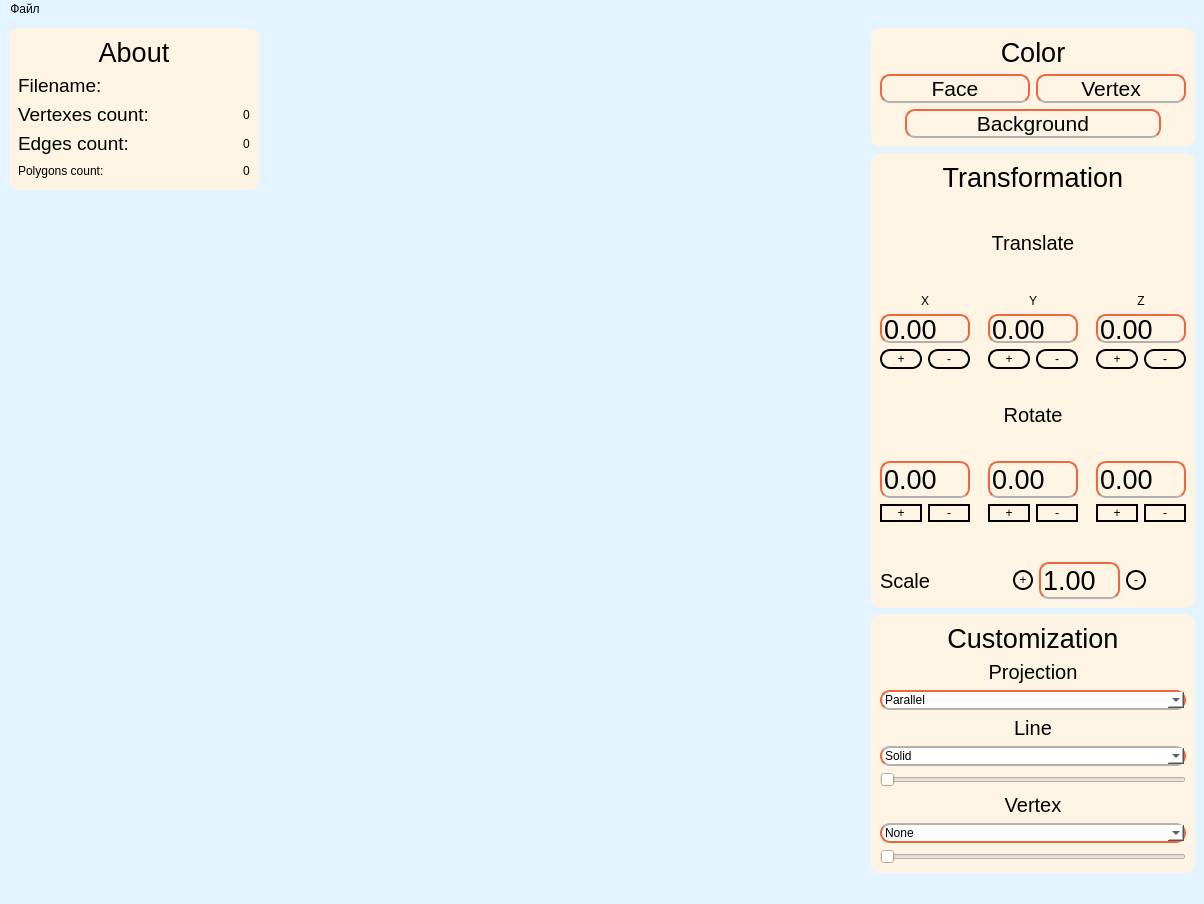
<?xml version="1.0" encoding="UTF-8"?>
<ui version="4.0">
 <class>MainWindow</class>
 <widget class="QMainWindow" name="MainWindow">
  <property name="geometry">
   <rect>
    <x>0</x>
    <y>0</y>
    <width>1204</width>
    <height>904</height>
   </rect>
  </property>
  <property name="font">
   <font>
    <pointsize>11</pointsize>
   </font>
  </property>
  <property name="windowTitle">
   <string>MainWindow</string>
  </property>
  <property name="styleSheet">
   <string notr="true">background-color: #e3f3ff;</string>
  </property>
  <property name="iconSize">
   <size>
    <width>12</width>
    <height>12</height>
   </size>
  </property>
  <widget class="QWidget" name="centralwidget">
   <layout class="QHBoxLayout" name="horizontalLayout_2">
    <item>
     <layout class="QVBoxLayout" name="verticalLayout">
      <item>
       <widget class="QWidget" name="widget_2" native="true">
        <property name="minimumSize">
         <size>
          <width>250</width>
          <height>0</height>
         </size>
        </property>
        <property name="styleSheet">
         <string notr="true">background-color: #fdf4e3;
border-radius: 10px;
</string>
        </property>
        <layout class="QVBoxLayout" name="verticalLayout_4">
         <item>
          <layout class="QVBoxLayout" name="verticalLayout_3">
           <item>
            <widget class="QLabel" name="label_6">
             <property name="font">
              <font>
               <pointsize>20</pointsize>
              </font>
             </property>
             <property name="text">
              <string>About</string>
             </property>
             <property name="alignment">
              <set>Qt::AlignCenter</set>
             </property>
            </widget>
           </item>
           <item>
            <layout class="QHBoxLayout" name="horizontalLayout_6">
             <item>
              <widget class="QLabel" name="InfoFilename">
               <property name="font">
                <font>
                 <pointsize>14</pointsize>
                </font>
               </property>
               <property name="text">
                <string>Filename:</string>
               </property>
              </widget>
             </item>
             <item>
              <spacer name="horizontalSpacer_7">
               <property name="orientation">
                <enum>Qt::Horizontal</enum>
               </property>
               <property name="sizeHint" stdset="0">
                <size>
                 <width>40</width>
                 <height>20</height>
                </size>
               </property>
              </spacer>
             </item>
             <item>
              <widget class="QLabel" name="Filename">
               <property name="text">
                <string/>
               </property>
              </widget>
             </item>
            </layout>
           </item>
           <item>
            <layout class="QHBoxLayout" name="horizontalLayout_4">
             <item>
              <widget class="QLabel" name="infoLabelCountVertex">
               <property name="font">
                <font>
                 <pointsize>14</pointsize>
                </font>
               </property>
               <property name="text">
                <string>Vertexes count:</string>
               </property>
              </widget>
             </item>
             <item>
              <spacer name="horizontalSpacer_6">
               <property name="orientation">
                <enum>Qt::Horizontal</enum>
               </property>
               <property name="sizeHint" stdset="0">
                <size>
                 <width>40</width>
                 <height>20</height>
                </size>
               </property>
              </spacer>
             </item>
             <item>
              <widget class="QLabel" name="VertexCount">
               <property name="text">
                <string>0</string>
               </property>
              </widget>
             </item>
            </layout>
           </item>
           <item>
            <layout class="QHBoxLayout" name="horizontalLayout_5">
             <item>
              <widget class="QLabel" name="infoLabelCountFaces">
               <property name="font">
                <font>
                 <pointsize>14</pointsize>
                </font>
               </property>
               <property name="text">
                <string>Edges count:</string>
               </property>
              </widget>
             </item>
             <item>
              <spacer name="horizontalSpacer_5">
               <property name="orientation">
                <enum>Qt::Horizontal</enum>
               </property>
               <property name="sizeHint" stdset="0">
                <size>
                 <width>40</width>
                 <height>20</height>
                </size>
               </property>
              </spacer>
             </item>
             <item>
              <widget class="QLabel" name="EdgesCount">
               <property name="text">
                <string>0</string>
               </property>
              </widget>
             </item>
            </layout>
           </item>
           <item>
            <layout class="QHBoxLayout" name="horizontalLayout_12">
             <item>
              <widget class="QLabel" name="infoLabelPolygonsCount">
               <property name="text">
                <string>Polygons count:</string>
               </property>
              </widget>
             </item>
             <item>
              <spacer name="horizontalSpacer_14">
               <property name="orientation">
                <enum>Qt::Horizontal</enum>
               </property>
               <property name="sizeHint" stdset="0">
                <size>
                 <width>40</width>
                 <height>20</height>
                </size>
               </property>
              </spacer>
             </item>
             <item>
              <widget class="QLabel" name="PolygonsCount">
               <property name="text">
                <string>0</string>
               </property>
              </widget>
             </item>
            </layout>
           </item>
          </layout>
         </item>
        </layout>
       </widget>
      </item>
      <item>
       <spacer name="verticalSpacer_3">
        <property name="orientation">
         <enum>Qt::Vertical</enum>
        </property>
        <property name="sizeHint" stdset="0">
         <size>
          <width>20</width>
          <height>40</height>
         </size>
        </property>
       </spacer>
      </item>
      <item>
       <spacer name="verticalSpacer_4">
        <property name="orientation">
         <enum>Qt::Vertical</enum>
        </property>
        <property name="sizeHint" stdset="0">
         <size>
          <width>20</width>
          <height>40</height>
         </size>
        </property>
       </spacer>
      </item>
     </layout>
    </item>
    <item>
     <spacer name="horizontalSpacer_3">
      <property name="orientation">
       <enum>Qt::Horizontal</enum>
      </property>
      <property name="sizeHint" stdset="0">
       <size>
        <width>40</width>
        <height>20</height>
       </size>
      </property>
     </spacer>
    </item>
    <item>
     <widget class="OGLWindow" name="widget" native="true">
      <property name="minimumSize">
       <size>
        <width>600</width>
        <height>600</height>
       </size>
      </property>
      <property name="maximumSize">
       <size>
        <width>16777215</width>
        <height>16777215</height>
       </size>
      </property>
      <property name="styleSheet">
       <string notr="true"/>
      </property>
     </widget>
    </item>
    <item>
     <spacer name="horizontalSpacer_4">
      <property name="orientation">
       <enum>Qt::Horizontal</enum>
      </property>
      <property name="sizeHint" stdset="0">
       <size>
        <width>40</width>
        <height>20</height>
       </size>
      </property>
     </spacer>
    </item>
    <item>
     <layout class="QVBoxLayout" name="verticalLayout_15">
      <item>
       <widget class="QWidget" name="widget_3" native="true">
        <property name="minimumSize">
         <size>
          <width>0</width>
          <height>0</height>
         </size>
        </property>
        <property name="styleSheet">
         <string notr="true">background-color: #fdf4e3;
border-radius: 10px;</string>
        </property>
        <layout class="QVBoxLayout" name="verticalLayout_7">
         <item>
          <layout class="QVBoxLayout" name="verticalLayout_2">
           <item>
            <widget class="QLabel" name="label_2">
             <property name="font">
              <font>
               <pointsize>20</pointsize>
              </font>
             </property>
             <property name="text">
              <string>Color</string>
             </property>
             <property name="alignment">
              <set>Qt::AlignCenter</set>
             </property>
            </widget>
           </item>
           <item>
            <layout class="QHBoxLayout" name="horizontalLayout_3">
             <item>
              <widget class="QPushButton" name="colorFaceButton">
               <property name="font">
                <font>
                 <pointsize>16</pointsize>
                </font>
               </property>
               <property name="styleSheet">
                <string notr="true">border: 2px solid #ed6742;
    border-bottom: 2px solid #b2b1b1;
</string>
               </property>
               <property name="text">
                <string>Face</string>
               </property>
              </widget>
             </item>
             <item>
              <widget class="QPushButton" name="colorVertexButton">
               <property name="font">
                <font>
                 <pointsize>16</pointsize>
                </font>
               </property>
               <property name="styleSheet">
                <string notr="true">border: 2px solid #ed6742;
    border-bottom: 2px solid #b2b1b1;
</string>
               </property>
               <property name="text">
                <string>Vertex</string>
               </property>
              </widget>
             </item>
            </layout>
           </item>
           <item>
            <layout class="QHBoxLayout" name="horizontalLayout_13">
             <item>
              <spacer name="horizontalSpacer_12">
               <property name="orientation">
                <enum>Qt::Horizontal</enum>
               </property>
               <property name="sizeHint" stdset="0">
                <size>
                 <width>40</width>
                 <height>20</height>
                </size>
               </property>
              </spacer>
             </item>
             <item>
              <widget class="QPushButton" name="colorBackgroundButton">
               <property name="font">
                <font>
                 <pointsize>16</pointsize>
                </font>
               </property>
               <property name="styleSheet">
                <string notr="true">border: 2px solid #ed6742;
    border-bottom: 2px solid #b2b1b1;
</string>
               </property>
               <property name="text">
                <string>            Background            </string>
               </property>
              </widget>
             </item>
             <item>
              <spacer name="horizontalSpacer_11">
               <property name="orientation">
                <enum>Qt::Horizontal</enum>
               </property>
               <property name="sizeHint" stdset="0">
                <size>
                 <width>40</width>
                 <height>20</height>
                </size>
               </property>
              </spacer>
             </item>
            </layout>
           </item>
          </layout>
         </item>
        </layout>
       </widget>
      </item>
      <item>
       <spacer name="verticalSpacer_12">
        <property name="orientation">
         <enum>Qt::Vertical</enum>
        </property>
        <property name="sizeHint" stdset="0">
         <size>
          <width>20</width>
          <height>40</height>
         </size>
        </property>
       </spacer>
      </item>
      <item>
       <widget class="QWidget" name="widget_4" native="true">
        <property name="minimumSize">
         <size>
          <width>0</width>
          <height>0</height>
         </size>
        </property>
        <property name="styleSheet">
         <string notr="true">background-color: #fdf4e3;
border-radius: 10px;</string>
        </property>
        <layout class="QVBoxLayout" name="verticalLayout_8">
         <item>
          <layout class="QVBoxLayout" name="verticalLayout_6">
           <item>
            <widget class="QLabel" name="label_5">
             <property name="font">
              <font>
               <pointsize>20</pointsize>
              </font>
             </property>
             <property name="text">
              <string>Transformation</string>
             </property>
             <property name="alignment">
              <set>Qt::AlignCenter</set>
             </property>
            </widget>
           </item>
           <item>
            <layout class="QVBoxLayout" name="verticalLayout_9">
             <item>
              <spacer name="verticalSpacer_5">
               <property name="orientation">
                <enum>Qt::Vertical</enum>
               </property>
               <property name="sizeHint" stdset="0">
                <size>
                 <width>20</width>
                 <height>40</height>
                </size>
               </property>
              </spacer>
             </item>
             <item>
              <widget class="QLabel" name="label_4">
               <property name="font">
                <font>
                 <pointsize>15</pointsize>
                </font>
               </property>
               <property name="text">
                <string>Translate</string>
               </property>
               <property name="alignment">
                <set>Qt::AlignCenter</set>
               </property>
              </widget>
             </item>
             <item>
              <spacer name="verticalSpacer_2">
               <property name="orientation">
                <enum>Qt::Vertical</enum>
               </property>
               <property name="sizeHint" stdset="0">
                <size>
                 <width>20</width>
                 <height>40</height>
                </size>
               </property>
              </spacer>
             </item>
             <item>
              <layout class="QHBoxLayout" name="horizontalLayout">
               <item>
                <layout class="QVBoxLayout" name="verticalLayout_10">
                 <item>
                  <widget class="QLabel" name="label_11">
                   <property name="text">
                    <string>X</string>
                   </property>
                   <property name="alignment">
                    <set>Qt::AlignCenter</set>
                   </property>
                  </widget>
                 </item>
                 <item>
                  <widget class="QDoubleSpinBox" name="XvalueForTranslate">
                   <property name="minimumSize">
                    <size>
                     <width>0</width>
                     <height>25</height>
                    </size>
                   </property>
                   <property name="font">
                    <font>
                     <pointsize>20</pointsize>
                    </font>
                   </property>
                   <property name="styleSheet">
                    <string notr="true">border: 2px solid #ed6742;
    border-bottom: 2px solid #b2b1b1;</string>
                   </property>
                   <property name="inputMethodHints">
                    <set>Qt::ImhFormattedNumbersOnly</set>
                   </property>
                   <property name="frame">
                    <bool>true</bool>
                   </property>
                   <property name="buttonSymbols">
                    <enum>QAbstractSpinBox::NoButtons</enum>
                   </property>
                   <property name="minimum">
                    <double>-99.000000000000000</double>
                   </property>
                  </widget>
                 </item>
                 <item>
                  <layout class="QHBoxLayout" name="horizontalLayout_8">
                   <item>
                    <widget class="QPushButton" name="plusButtonXTranslate">
                     <property name="minimumSize">
                      <size>
                       <width>0</width>
                       <height>20</height>
                      </size>
                     </property>
                     <property name="styleSheet">
                      <string notr="true">border-radius: 10px;
border: 2px solid #000000;</string>
                     </property>
                     <property name="text">
                      <string>+</string>
                     </property>
                    </widget>
                   </item>
                   <item>
                    <widget class="QPushButton" name="minusButtonXTranslate">
                     <property name="minimumSize">
                      <size>
                       <width>0</width>
                       <height>20</height>
                      </size>
                     </property>
                     <property name="styleSheet">
                      <string notr="true">border-radius: 10px;
border: 2px solid #000000;</string>
                     </property>
                     <property name="text">
                      <string>-</string>
                     </property>
                    </widget>
                   </item>
                  </layout>
                 </item>
                </layout>
               </item>
               <item>
                <spacer name="horizontalSpacer">
                 <property name="orientation">
                  <enum>Qt::Horizontal</enum>
                 </property>
                 <property name="sizeHint" stdset="0">
                  <size>
                   <width>40</width>
                   <height>20</height>
                  </size>
                 </property>
                </spacer>
               </item>
               <item>
                <layout class="QVBoxLayout" name="verticalLayout_11">
                 <item>
                  <widget class="QLabel" name="label_12">
                   <property name="text">
                    <string>Y</string>
                   </property>
                   <property name="alignment">
                    <set>Qt::AlignCenter</set>
                   </property>
                  </widget>
                 </item>
                 <item>
                  <widget class="QDoubleSpinBox" name="YvalueForTranslate">
                   <property name="minimumSize">
                    <size>
                     <width>0</width>
                     <height>25</height>
                    </size>
                   </property>
                   <property name="font">
                    <font>
                     <pointsize>20</pointsize>
                    </font>
                   </property>
                   <property name="styleSheet">
                    <string notr="true">border: 2px solid #ed6742;
    border-bottom: 2px solid #b2b1b1;</string>
                   </property>
                   <property name="buttonSymbols">
                    <enum>QAbstractSpinBox::NoButtons</enum>
                   </property>
                   <property name="minimum">
                    <double>-99.000000000000000</double>
                   </property>
                  </widget>
                 </item>
                 <item>
                  <layout class="QHBoxLayout" name="horizontalLayout_10">
                   <item>
                    <widget class="QPushButton" name="plusButtonYTranslate">
                     <property name="minimumSize">
                      <size>
                       <width>0</width>
                       <height>20</height>
                      </size>
                     </property>
                     <property name="styleSheet">
                      <string notr="true">border-radius: 10px;
border: 2px solid #000000;</string>
                     </property>
                     <property name="text">
                      <string>+</string>
                     </property>
                    </widget>
                   </item>
                   <item>
                    <widget class="QPushButton" name="minusButtonYTranslate">
                     <property name="minimumSize">
                      <size>
                       <width>0</width>
                       <height>20</height>
                      </size>
                     </property>
                     <property name="styleSheet">
                      <string notr="true">border-radius: 10px;
border: 2px solid #000000;</string>
                     </property>
                     <property name="text">
                      <string>-</string>
                     </property>
                    </widget>
                   </item>
                  </layout>
                 </item>
                </layout>
               </item>
               <item>
                <spacer name="horizontalSpacer_2">
                 <property name="orientation">
                  <enum>Qt::Horizontal</enum>
                 </property>
                 <property name="sizeHint" stdset="0">
                  <size>
                   <width>40</width>
                   <height>20</height>
                  </size>
                 </property>
                </spacer>
               </item>
               <item>
                <layout class="QVBoxLayout" name="verticalLayout_12">
                 <item>
                  <widget class="QLabel" name="label_13">
                   <property name="text">
                    <string>Z</string>
                   </property>
                   <property name="alignment">
                    <set>Qt::AlignCenter</set>
                   </property>
                  </widget>
                 </item>
                 <item>
                  <widget class="QDoubleSpinBox" name="ZvalueForTranslate">
                   <property name="minimumSize">
                    <size>
                     <width>0</width>
                     <height>25</height>
                    </size>
                   </property>
                   <property name="font">
                    <font>
                     <pointsize>20</pointsize>
                    </font>
                   </property>
                   <property name="styleSheet">
                    <string notr="true">border: 2px solid #ed6742;
    border-bottom: 2px solid #b2b1b1;</string>
                   </property>
                   <property name="buttonSymbols">
                    <enum>QAbstractSpinBox::NoButtons</enum>
                   </property>
                   <property name="minimum">
                    <double>-99.000000000000000</double>
                   </property>
                  </widget>
                 </item>
                 <item>
                  <layout class="QHBoxLayout" name="horizontalLayout_11">
                   <item>
                    <widget class="QPushButton" name="plusButtonZTranslate">
                     <property name="minimumSize">
                      <size>
                       <width>0</width>
                       <height>20</height>
                      </size>
                     </property>
                     <property name="styleSheet">
                      <string notr="true">border-radius: 10px;
border: 2px solid #000000;</string>
                     </property>
                     <property name="text">
                      <string>+</string>
                     </property>
                    </widget>
                   </item>
                   <item>
                    <widget class="QPushButton" name="minusButtonZTranslate">
                     <property name="minimumSize">
                      <size>
                       <width>0</width>
                       <height>20</height>
                      </size>
                     </property>
                     <property name="styleSheet">
                      <string notr="true">border-radius: 10px;
border: 2px solid #000000;</string>
                     </property>
                     <property name="text">
                      <string>-</string>
                     </property>
                    </widget>
                   </item>
                  </layout>
                 </item>
                </layout>
               </item>
              </layout>
             </item>
            </layout>
           </item>
           <item>
            <layout class="QVBoxLayout" name="verticalLayout_5">
             <item>
              <spacer name="verticalSpacer_6">
               <property name="orientation">
                <enum>Qt::Vertical</enum>
               </property>
               <property name="sizeHint" stdset="0">
                <size>
                 <width>20</width>
                 <height>40</height>
                </size>
               </property>
              </spacer>
             </item>
             <item>
              <widget class="QLabel" name="label_3">
               <property name="font">
                <font>
                 <pointsize>15</pointsize>
                </font>
               </property>
               <property name="text">
                <string>Rotate</string>
               </property>
               <property name="alignment">
                <set>Qt::AlignCenter</set>
               </property>
              </widget>
             </item>
             <item>
              <spacer name="verticalSpacer_8">
               <property name="orientation">
                <enum>Qt::Vertical</enum>
               </property>
               <property name="sizeHint" stdset="0">
                <size>
                 <width>20</width>
                 <height>40</height>
                </size>
               </property>
              </spacer>
             </item>
             <item>
              <layout class="QHBoxLayout" name="horizontalLayout_7">
               <item>
                <layout class="QVBoxLayout" name="verticalLayout_16">
                 <item>
                  <widget class="QDoubleSpinBox" name="XvalueForRotate">
                   <property name="font">
                    <font>
                     <pointsize>20</pointsize>
                    </font>
                   </property>
                   <property name="styleSheet">
                    <string notr="true">border: 2px solid #ed6742;
    border-bottom: 2px solid #b2b1b1;</string>
                   </property>
                   <property name="buttonSymbols">
                    <enum>QAbstractSpinBox::NoButtons</enum>
                   </property>
                   <property name="minimum">
                    <double>-99.000000000000000</double>
                   </property>
                  </widget>
                 </item>
                 <item>
                  <layout class="QHBoxLayout" name="horizontalLayout_15">
                   <item>
                    <widget class="QPushButton" name="plusButtonXRotate">
                     <property name="styleSheet">
                      <string notr="true">border-radius: 10px;
border: 2px solid #000000;</string>
                     </property>
                     <property name="text">
                      <string>+</string>
                     </property>
                    </widget>
                   </item>
                   <item>
                    <widget class="QPushButton" name="minusButtonXRotate">
                     <property name="styleSheet">
                      <string notr="true">border-radius: 10px;
border: 2px solid #000000;</string>
                     </property>
                     <property name="text">
                      <string>-</string>
                     </property>
                    </widget>
                   </item>
                  </layout>
                 </item>
                </layout>
               </item>
               <item>
                <spacer name="horizontalSpacer_8">
                 <property name="orientation">
                  <enum>Qt::Horizontal</enum>
                 </property>
                 <property name="sizeHint" stdset="0">
                  <size>
                   <width>40</width>
                   <height>20</height>
                  </size>
                 </property>
                </spacer>
               </item>
               <item>
                <layout class="QVBoxLayout" name="verticalLayout_17">
                 <item>
                  <widget class="QDoubleSpinBox" name="YvalueForRotate">
                   <property name="font">
                    <font>
                     <pointsize>20</pointsize>
                    </font>
                   </property>
                   <property name="styleSheet">
                    <string notr="true">border: 2px solid #ed6742;
    border-bottom: 2px solid #b2b1b1;</string>
                   </property>
                   <property name="buttonSymbols">
                    <enum>QAbstractSpinBox::NoButtons</enum>
                   </property>
                   <property name="minimum">
                    <double>-99.000000000000000</double>
                   </property>
                  </widget>
                 </item>
                 <item>
                  <layout class="QHBoxLayout" name="horizontalLayout_16">
                   <item>
                    <widget class="QPushButton" name="plusButtonYRotate">
                     <property name="styleSheet">
                      <string notr="true">border-radius: 10px;
border: 2px solid #000000;</string>
                     </property>
                     <property name="text">
                      <string>+</string>
                     </property>
                    </widget>
                   </item>
                   <item>
                    <widget class="QPushButton" name="minusButtonYRotate">
                     <property name="styleSheet">
                      <string notr="true">border-radius: 10px;
border: 2px solid #000000;</string>
                     </property>
                     <property name="text">
                      <string>-</string>
                     </property>
                    </widget>
                   </item>
                  </layout>
                 </item>
                </layout>
               </item>
               <item>
                <spacer name="horizontalSpacer_9">
                 <property name="orientation">
                  <enum>Qt::Horizontal</enum>
                 </property>
                 <property name="sizeHint" stdset="0">
                  <size>
                   <width>40</width>
                   <height>20</height>
                  </size>
                 </property>
                </spacer>
               </item>
               <item>
                <layout class="QVBoxLayout" name="verticalLayout_18">
                 <item>
                  <widget class="QDoubleSpinBox" name="ZvalueForRotate">
                   <property name="font">
                    <font>
                     <pointsize>20</pointsize>
                    </font>
                   </property>
                   <property name="styleSheet">
                    <string notr="true">border: 2px solid #ed6742;
    border-bottom: 2px solid #b2b1b1;</string>
                   </property>
                   <property name="buttonSymbols">
                    <enum>QAbstractSpinBox::NoButtons</enum>
                   </property>
                   <property name="minimum">
                    <double>-99.000000000000000</double>
                   </property>
                  </widget>
                 </item>
                 <item>
                  <layout class="QHBoxLayout" name="horizontalLayout_17">
                   <item>
                    <widget class="QPushButton" name="plusButtonZRotate">
                     <property name="styleSheet">
                      <string notr="true">border-radius: 10px;
border: 2px solid #000000;</string>
                     </property>
                     <property name="text">
                      <string>+</string>
                     </property>
                    </widget>
                   </item>
                   <item>
                    <widget class="QPushButton" name="minusButtonZRotate">
                     <property name="styleSheet">
                      <string notr="true">border-radius: 10px;
border: 2px solid #000000;</string>
                     </property>
                     <property name="text">
                      <string>-</string>
                     </property>
                    </widget>
                   </item>
                  </layout>
                 </item>
                </layout>
               </item>
              </layout>
             </item>
            </layout>
           </item>
           <item>
            <spacer name="verticalSpacer_9">
             <property name="orientation">
              <enum>Qt::Vertical</enum>
             </property>
             <property name="sizeHint" stdset="0">
              <size>
               <width>20</width>
               <height>40</height>
              </size>
             </property>
            </spacer>
           </item>
           <item>
            <spacer name="verticalSpacer_7">
             <property name="orientation">
              <enum>Qt::Vertical</enum>
             </property>
             <property name="sizeHint" stdset="0">
              <size>
               <width>20</width>
               <height>40</height>
              </size>
             </property>
            </spacer>
           </item>
           <item>
            <layout class="QHBoxLayout" name="horizontalLayout_9">
             <item>
              <widget class="QLabel" name="label">
               <property name="font">
                <font>
                 <pointsize>15</pointsize>
                </font>
               </property>
               <property name="text">
                <string>Scale</string>
               </property>
              </widget>
             </item>
             <item>
              <spacer name="horizontalSpacer_10">
               <property name="orientation">
                <enum>Qt::Horizontal</enum>
               </property>
               <property name="sizeHint" stdset="0">
                <size>
                 <width>40</width>
                 <height>20</height>
                </size>
               </property>
              </spacer>
             </item>
             <item>
              <layout class="QHBoxLayout" name="horizontalLayout_18">
               <item>
                <widget class="QPushButton" name="plusButtonScale">
                 <property name="minimumSize">
                  <size>
                   <width>20</width>
                   <height>20</height>
                  </size>
                 </property>
                 <property name="styleSheet">
                  <string notr="true">border-radius: 10px;
border: 2px solid #000000;</string>
                 </property>
                 <property name="text">
                  <string>+</string>
                 </property>
                </widget>
               </item>
               <item>
                <widget class="QDoubleSpinBox" name="Scalevalue">
                 <property name="enabled">
                  <bool>true</bool>
                 </property>
                 <property name="font">
                  <font>
                   <pointsize>20</pointsize>
                  </font>
                 </property>
                 <property name="styleSheet">
                  <string notr="true">border: 2px solid #ed6742;
    border-bottom: 2px solid #b2b1b1;</string>
                 </property>
                 <property name="buttonSymbols">
                  <enum>QAbstractSpinBox::NoButtons</enum>
                 </property>
                 <property name="showGroupSeparator" stdset="0">
                  <bool>false</bool>
                 </property>
                 <property name="value">
                  <double>1.000000000000000</double>
                 </property>
                </widget>
               </item>
               <item>
                <widget class="QPushButton" name="minusButtonScale">
                 <property name="minimumSize">
                  <size>
                   <width>20</width>
                   <height>20</height>
                  </size>
                 </property>
                 <property name="styleSheet">
                  <string notr="true">border-radius: 10px;
border: 2px solid #000000;</string>
                 </property>
                 <property name="text">
                  <string>-</string>
                 </property>
                </widget>
               </item>
               <item>
                <spacer name="horizontalSpacer_13">
                 <property name="orientation">
                  <enum>Qt::Horizontal</enum>
                 </property>
                 <property name="sizeHint" stdset="0">
                  <size>
                   <width>40</width>
                   <height>20</height>
                  </size>
                 </property>
                </spacer>
               </item>
              </layout>
             </item>
            </layout>
           </item>
          </layout>
         </item>
         <item>
          <spacer name="verticalSpacer">
           <property name="orientation">
            <enum>Qt::Vertical</enum>
           </property>
           <property name="sizeHint" stdset="0">
            <size>
             <width>20</width>
             <height>40</height>
            </size>
           </property>
          </spacer>
         </item>
        </layout>
       </widget>
      </item>
      <item>
       <widget class="QWidget" name="widget_5" native="true">
        <property name="minimumSize">
         <size>
          <width>0</width>
          <height>0</height>
         </size>
        </property>
        <property name="styleSheet">
         <string notr="true">background-color: #fdf4e3;
border-radius: 10px;</string>
        </property>
        <layout class="QVBoxLayout" name="verticalLayout_13">
         <item>
          <layout class="QVBoxLayout" name="verticalLayout_14">
           <item>
            <widget class="QLabel" name="label_7">
             <property name="font">
              <font>
               <pointsize>20</pointsize>
              </font>
             </property>
             <property name="text">
              <string>Сustomization</string>
             </property>
             <property name="alignment">
              <set>Qt::AlignCenter</set>
             </property>
            </widget>
           </item>
           <item>
            <widget class="QLabel" name="label_8">
             <property name="font">
              <font>
               <pointsize>15</pointsize>
              </font>
             </property>
             <property name="text">
              <string>Projection</string>
             </property>
             <property name="alignment">
              <set>Qt::AlignCenter</set>
             </property>
            </widget>
           </item>
           <item>
            <widget class="QComboBox" name="comboBox_2">
             <property name="styleSheet">
              <string notr="true">background-color: white;
border: 2px solid #ed6742;
    border-bottom: 2px solid #b2b1b1;</string>
             </property>
             <item>
              <property name="text">
               <string>Parallel</string>
              </property>
             </item>
             <item>
              <property name="text">
               <string>Central</string>
              </property>
             </item>
            </widget>
           </item>
           <item>
            <layout class="QHBoxLayout" name="horizontalLayout_14"/>
           </item>
           <item>
            <widget class="QLabel" name="label_9">
             <property name="font">
              <font>
               <pointsize>15</pointsize>
              </font>
             </property>
             <property name="text">
              <string>Line</string>
             </property>
             <property name="alignment">
              <set>Qt::AlignCenter</set>
             </property>
            </widget>
           </item>
           <item>
            <widget class="QComboBox" name="lineTypeBox">
             <property name="styleSheet">
              <string notr="true">background-color: white;
border: 2px solid #ed6742;
    border-bottom: 2px solid #b2b1b1;
    border-top: 2px solid #b2b1b1;
</string>
             </property>
             <item>
              <property name="text">
               <string>Solid</string>
              </property>
             </item>
             <item>
              <property name="text">
               <string>Dashed</string>
              </property>
             </item>
            </widget>
           </item>
           <item>
            <widget class="QSlider" name="horizontalSlider_2">
             <property name="orientation">
              <enum>Qt::Horizontal</enum>
             </property>
            </widget>
           </item>
           <item>
            <widget class="QLabel" name="label_10">
             <property name="font">
              <font>
               <pointsize>15</pointsize>
              </font>
             </property>
             <property name="text">
              <string>Vertex</string>
             </property>
             <property name="alignment">
              <set>Qt::AlignCenter</set>
             </property>
            </widget>
           </item>
           <item>
            <widget class="QComboBox" name="comboBox">
             <property name="styleSheet">
              <string notr="true">background-color: white;
border: 2px solid #ed6742;
    border-top: 2px solid #b2b1b1;
</string>
             </property>
             <item>
              <property name="text">
               <string>None</string>
              </property>
             </item>
             <item>
              <property name="text">
               <string>Circle</string>
              </property>
             </item>
             <item>
              <property name="text">
               <string>Square</string>
              </property>
             </item>
            </widget>
           </item>
           <item>
            <widget class="QSlider" name="horizontalSlider">
             <property name="orientation">
              <enum>Qt::Horizontal</enum>
             </property>
            </widget>
           </item>
          </layout>
         </item>
        </layout>
       </widget>
      </item>
     </layout>
    </item>
   </layout>
  </widget>
  <widget class="QMenuBar" name="menubar">
   <property name="geometry">
    <rect>
     <x>0</x>
     <y>0</y>
     <width>1204</width>
     <height>24</height>
    </rect>
   </property>
   <widget class="QMenu" name="menu">
    <property name="title">
     <string>Файл</string>
    </property>
    <addaction name="action"/>
    <addaction name="action_2"/>
   </widget>
   <addaction name="menu"/>
  </widget>
  <widget class="QStatusBar" name="statusbar"/>
  <action name="action">
   <property name="text">
    <string>Открыть</string>
   </property>
  </action>
  <action name="action_2">
   <property name="text">
    <string>Сохранить как...</string>
   </property>
  </action>
 </widget>
 <customwidgets>
  <customwidget>
   <class>OGLWindow</class>
   <extends>QWidget</extends>
   <header location="global">oglwindow.h</header>
   <container>1</container>
  </customwidget>
 </customwidgets>
 <resources/>
 <connections/>
</ui>
